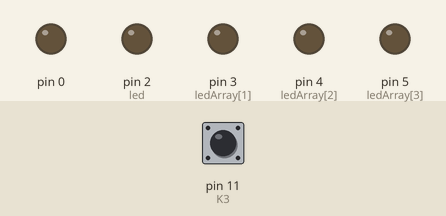
This sketch was run on a simulated Arduino Uno, built with avr-gcc and run on an emulated ATmega328P. Shown: output pins drawn as LEDs (lit = HIGH). Dashed ring = blinking. Inputs (shaded band) come from the test bench; at power-on: pin 11 (K3) HIGH.

Above: at 1.2 s.
1.3 s: pin 11 (K3) pulled LOW for 3.2 s
At 6.1 s:
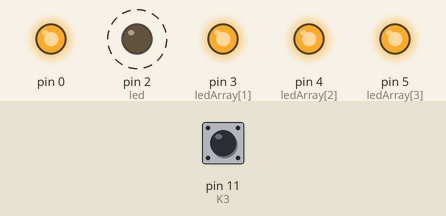
6.8 s: pin 11 (K3) pulled LOW for 3.2 s
At 8.6 s:
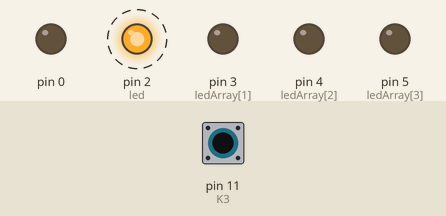
12.3 s: pin 11 (K3) pulled LOW for 0.15 s
At 14.5 s:
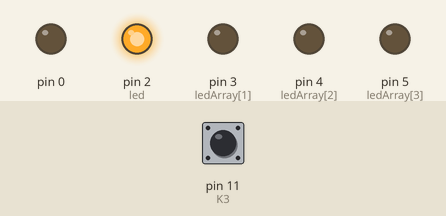
14.8 s: pin 11 (K3) pulled LOW for 1 s
At 16.5 s:
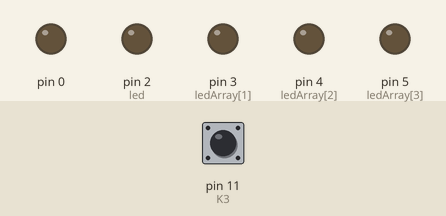
Timing chart, 0 to 18.0 s (numbered marks = the images above; inputs shaded):
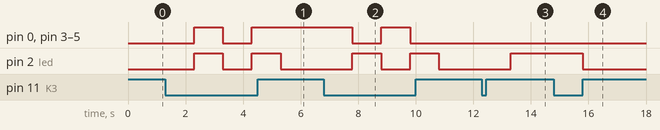

The sketch:

04.ino
```cpp
#define K1 9
#define K2 10
#define K3 11

const byte ledArray [] = {2, 3, 4, 5};
const byte led = 2;

void setup() {
  pinMode(K1,INPUT_PULLUP);
  pinMode(K2,INPUT_PULLUP);
  pinMode(K3,INPUT_PULLUP);
  for (int i = 0; i < 5; i++) {
    pinMode(ledArray[i],OUTPUT);
  }
}

void loop() {
  if (digitalRead(K3) == LOW) {
    delay(1000);
    if(digitalRead(K3) == LOW){
      for (int i = 0; i < 5; i++) {
        digitalWrite(ledArray[i],!digitalRead(ledArray[i]));
      }
    } else {
      digitalWrite(led, !digitalRead(led));
    }
  }
}
```

Measured:
- after the input at 1.3 s, pin 0, pin 3 (ledArray[1]), pin 4 (ledArray[2]), pin 5 (ledArray[3]): LOW → HIGH after 1.0 s, → LOW 1.0 s later, → HIGH 1.0 s later; pin 2 (led): alternates HIGH for 1.0 s and LOW for 1.0 s, starting after 1.0 s
- after the input at 6.8 s, pin 0, pin 3 (ledArray[1]), pin 4 (ledArray[2]), pin 5 (ledArray[3]): HIGH → LOW after 1.0 s, → HIGH 1.0 s later, → LOW 1.0 s later; pin 2 (led): alternates HIGH for 1.0 s and LOW for 1.0 s, starting after 1.0 s
- after the input at 12.3 s, pin 2 (led): LOW → HIGH after 1.0 s
- after the input at 14.8 s, pin 2 (led): HIGH → LOW after 1.0 s
